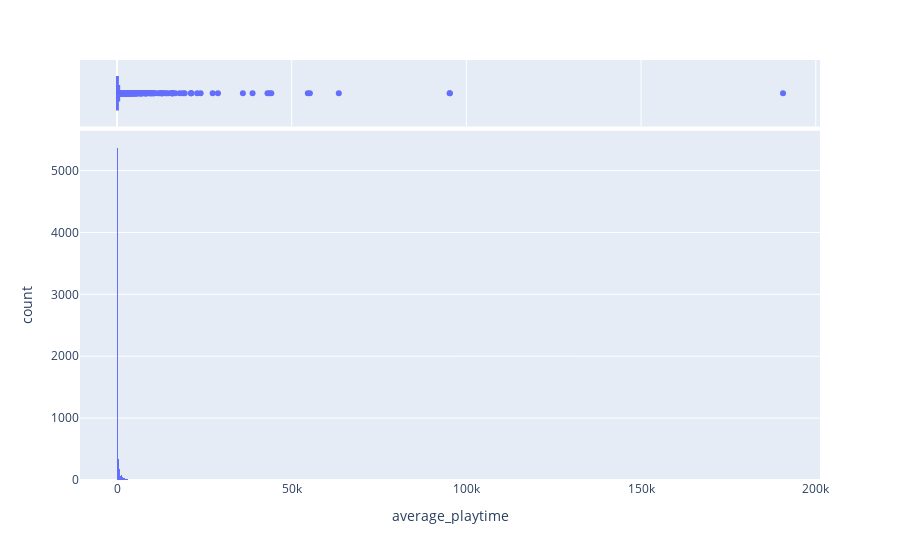

The cell this chart's notebook holds for it:
### Markdown cell above
Los `achievements` muestran una distribución inclinada hacia la izquierda teniendo la mayor cantidad de datos en logros bajos por juego. El 75% de los datos tienen logros menores a 35 para luego distribuirse en una cantidad no menor de juegos con más logros donde el máximo alcanza los 9821 logros seguido de otro juego que tiene 5394, esta gran diferencia podría indicar la presencia de outlier para este atributo y es una tarea a considerar en el prepocesamiento de los datos.

### Code cell
fig = px.histogram(obj,x=num_cols[4],marginal='box')
#fig.update_xaxes(categoryorder="total descending")
fig.show()

### Figure 1 — Plotly figure (JSON) as saved in the notebook; plotly's stock layout.template omitted (floating-point values rounded to 4 significant figures; data arrays with more than 128 entries replaced by an {"elided": "..."} marker saying what was removed)
{"data": [{"alignmentgroup": "True", "bingroup": "x", "hovertemplate": "average_playtime=%{x}<br>count=%{y}<extra></extra>", "legendgroup": "", "marker": {"color": "#636efa", "pattern": {"shape": ""}}, "name": "", "offsetgroup": "", "orientation": "v", "showlegend": false, "type": "histogram", "x": {"elided": "7881 int values"}, "xaxis": "x", "yaxis": "y"}, {"alignmentgroup": "True", "hovertemplate": "average_playtime=%{x}<extra></extra>", "legendgroup": "", "marker": {"color": "#636efa"}, "name": "", "notched": true, "offsetgroup": "", "showlegend": false, "type": "box", "x": {"elided": "7881 int values"}, "xaxis": "x2", "yaxis": "y2"}], "layout": {"autosize": true, "barmode": "relative", "legend": {"tracegroupgap": 0}, "margin": {"t": 60}, "xaxis": {"anchor": "y", "autorange": true, "domain": [0, 1], "range": [-10590.0, 201200.0], "title": {"text": "average_playtime"}, "type": "linear"}, "xaxis2": {"anchor": "y2", "autorange": true, "domain": [0, 1], "matches": "x", "range": [-10590.0, 201200.0], "showgrid": true, "showticklabels": false, "type": "linear"}, "yaxis": {"anchor": "x", "autorange": true, "domain": [0, 0.8316], "range": [0, 5643.0], "title": {"text": "count"}}, "yaxis2": {"anchor": "x2", "autorange": true, "domain": [0.8416, 1], "matches": "y2", "range": [-0.5, 0.5], "showgrid": false, "showline": false, "showticklabels": false, "ticks": "", "type": "category"}}}
